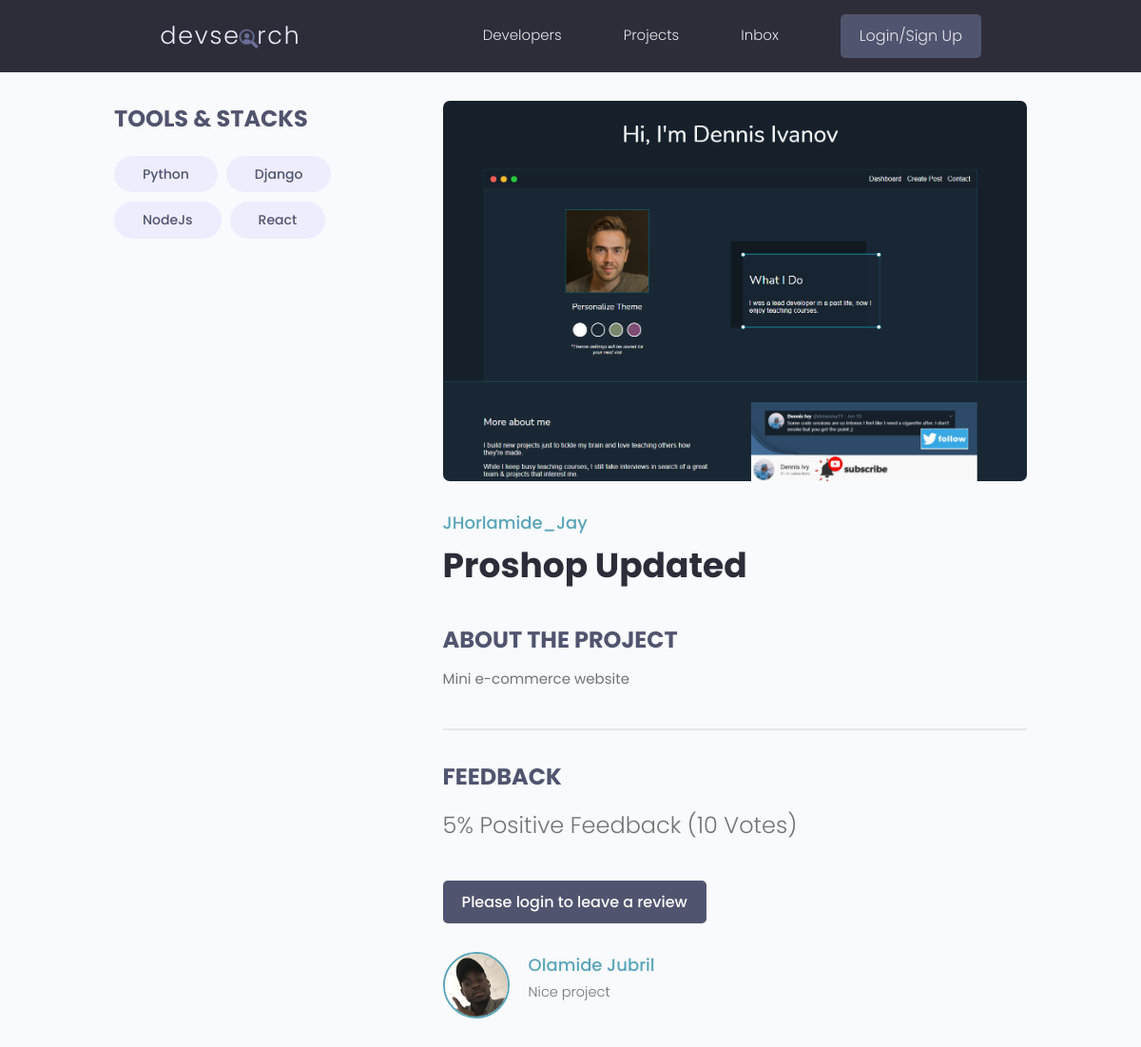
Page /projects/23dc65f6-c6ad-4fdf-87f6-c84ce0a6e04c/ on the earlier database version.
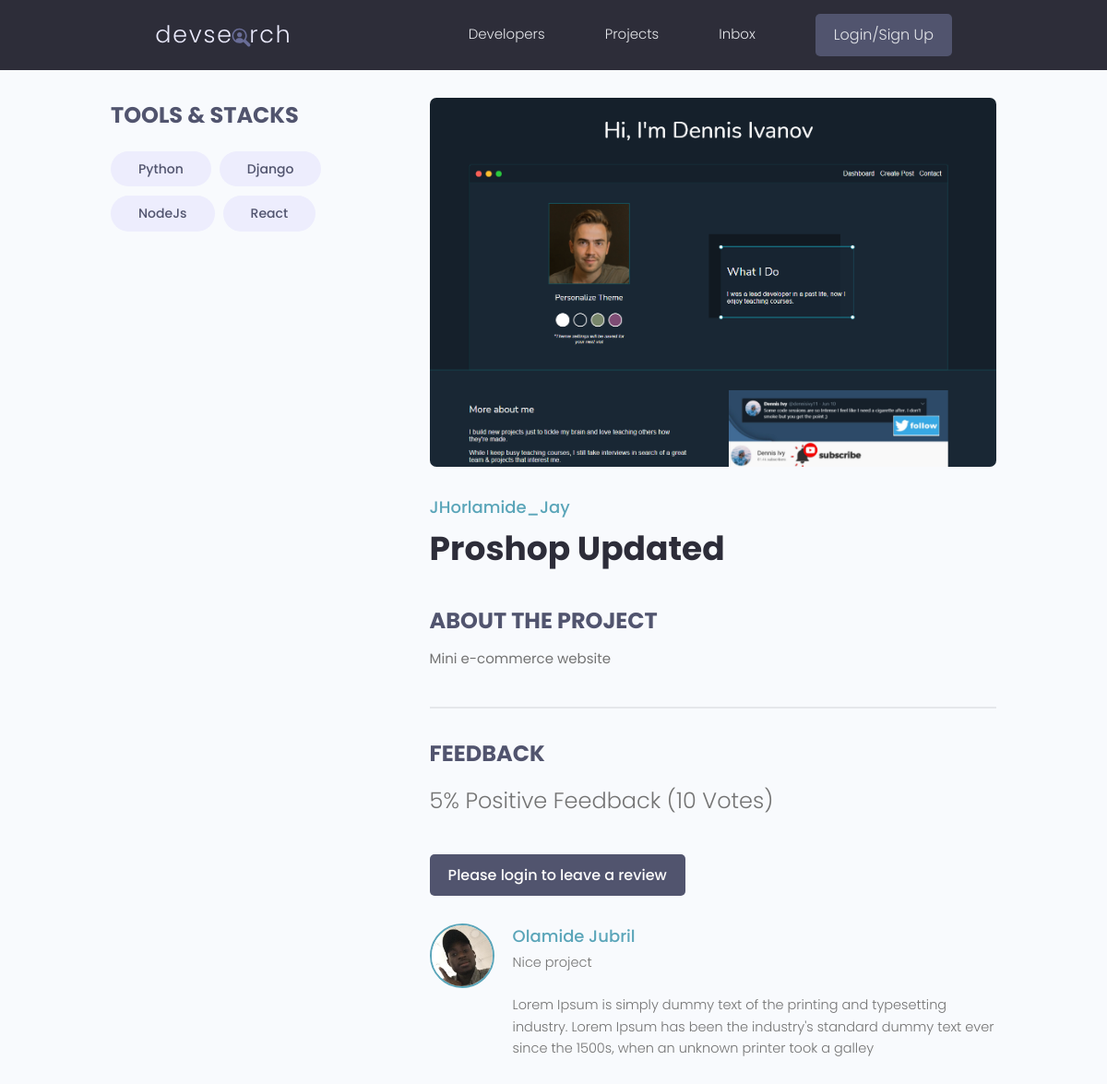
Same page on the later database version.
### projects/models.py (models this page shows, shortened)
class Review(models.Model):
    VOTE_TYPE = (
        ('up', 'Up Vote'),
        ('down', 'Down Vote'),
    )
    owner = models.ForeignKey(Profile, on_delete=models.CASCADE, null=True)
    project = models.ForeignKey(Project, null=False, on_delete=models.CASCADE)
    body = models.TextField(max_length=2000, null=True, blank=True)
    value = models.CharField(max_length=200, choices=VOTE_TYPE)
    createdAt = models.DateTimeField(auto_now_add=True)
    id = models.UUIDField(default=uuid.uuid4, unique=True,
                          primary_key=True, editable=False)
    class Meta:
        unique_together = [['owner', 'project']]

### account/models.py (models this page shows)
class Profile(models.Model):
    id = models.UUIDField(default=uuid.uuid4, unique=True,
                          primary_key=True, editable=False)
    user = models.OneToOneField(
        User, on_delete=models.CASCADE, null=True, blank=True)
    name = models.CharField(max_length=200, null=True, blank=True)
    username = models.CharField(max_length=200, null=True, blank=True)
    location = models.CharField(max_length=200, null=True, blank=True)
    email = models.EmailField(
        max_length=200, null=True, blank=True, unique=True)
    short_intro = models.CharField(max_length=200, null=True, blank=True)
    bio = models.TextField(null=True, blank=True)
    profile_image = models.ImageField(
        null=True, blank=True, upload_to='profile_images/', default='profile_images/user-default.png')
    github_profile = models.CharField(max_length=200, null=True, blank=True)
    social_twitter = models.CharField(max_length=200, null=True, blank=True)
    linkedIn_profile = models.CharField(max_length=200, null=True, blank=True)
    youtube_channel = models.CharField(max_length=200, null=True, blank=True)
    website_url = models.CharField(max_length=200, null=True, blank=True)
    createdAt = models.DateTimeField(auto_now_add=True)
    def __str__(self):
        return str(self.username)

### projects/views.py (the view, shortened to what this page needs)
# urls.py: path('<uuid:pk>/', views.project, name='project'),
def project(request, pk):
    project = Project.objects.get(id=pk)
    form = ReviewForm()
    context = {"form": form, 'project': project}
    return render(request, 'projects/single_project.html', context)

### projects/models.py (called while the page is built)
    @property
    def reveiewers(self):
        querySet = self.review_set.all().values_list('owner__id', flat=True)
        return querySet

### projects/templates/projects/single_project.html (shortened to what this page needs)
{% extends "main.html"%}
{% block content %}
  <main class="singleProject my-md">
    <div class="container">
      <div class="layout">
        <div class="column column--1of3">
          <h3 class="singleProject__subtitle">Tools & Stacks</h3>
          <div class="singleProject__toolStack">
            {% for tag in project.tags.all %}
              <span class="tag tag--pill tag--sub tag--lg">
                <small>{{tag.name}}</small>
              </span>
            {% endfor %}
          </div>
          <br/>
        </div>
        <div class="column column--2of3">
          <img class="singleProject__preview" src="{{ project.featured_image.url }}" alt="portfolio thumbnail" />
          <a href="profile.html" class="singleProject__developer">{{ project.owner }}</a>
          <h2 class="singleProject__title">{{project.title}}</h2>
          <h3 class="singleProject__subtitle">About the Project</h3>
          <div class="singleProject__info">{{ project.description }}</div>
          <div class="comments">
            <h3 class="singleProject__subtitle">Feedback</h3>
            <h5 class="project--rating">
              {{ project.vote_ratio }}% Positive Feedback ({{ project.vote_total }} Vote{{project.vote_total|pluralize:'s' }})
            </h5>
            {% if request.user.profile.id in project.reveiewers %}
              <p>You have already submitted your review for this project</p>
            {% elif request.user.profile == project.owner %}
              <p>You cannot review your own project.</p>
            {% else %}
              <a href="{% url 'login' %}?next={{request.path}}" class="btn btn--sub">Please login to leave a review</a>
            {% endif %}
            <div class="commentList">
              <div class="comment">
                {% for review in project.review_set.all %}
                  {% if review.body %}
                    <a href="{% url 'user_profile' review.owner.id %}">
                      <img class="avatar avatar--md" src="{{ review.owner.profile_image.url }}" alt="user" />
                    </a>
                    <div class="comment__details">
                      <a href="{% url 'user_profile' review.owner.id %}" class="comment__author">{{ review.owner.name }}</a>
                      <p class="comment__info">{{ review.body|linebreaksbr }}</p>
                    </div>
                  {% endif %}
                {% endfor %}
              </div>
            </div>
          </div>
        </div>
      </div>
    </div>
  </main>
{% endblock content %}

Differences in the rows shown:
changed Review "Olamide Jubril": body "Nice project" → "Nice project Lorem Ipsum is simply dummy text of the printing and typesetting industry. Lorem Ipsum has been the industry's standard dummy text ever since the 1500s, when an unknown printer took a galley"
